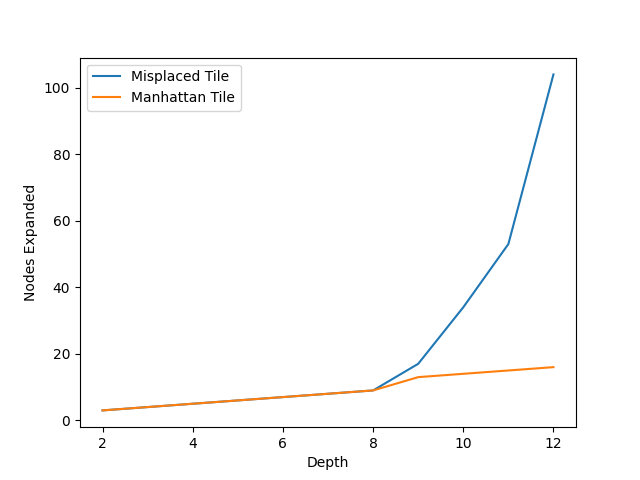

The script that saved this image:
import pandas as pd
from matplotlib import pyplot as plt

uniformCostData = pd.read_csv('UniformCostSearchMetrics/nodesExpanded.csv', index_col=None, header=None)
misplacedTileData = pd.read_csv('MisplacedTileSearchMetrics/nodesExpanded.csv', index_col=False)
manhattanTileData = pd.read_csv('ManhattanTileSearchMetrics/nodesExpanded.csv', index_col=False)

x1 = uniformCostData.iloc[:, 0]
y1 = uniformCostData.iloc[:, 1]
x2 = misplacedTileData.iloc[:, 0]
y2 = misplacedTileData.iloc[:, 1]
x3 = manhattanTileData.iloc[:, 0]
y3 = manhattanTileData.iloc[:, 1]

# plt.plot(x1,y1, label = "Uniform Cost")
plt.plot(x2,y2, label = "Misplaced Tile")
plt.plot(x3,y3, label = "Manhattan Tile")
plt.xlabel("Depth")
plt.ylabel("Nodes Expanded")
plt.legend()
plt.savefig("nodesExpanded.png")